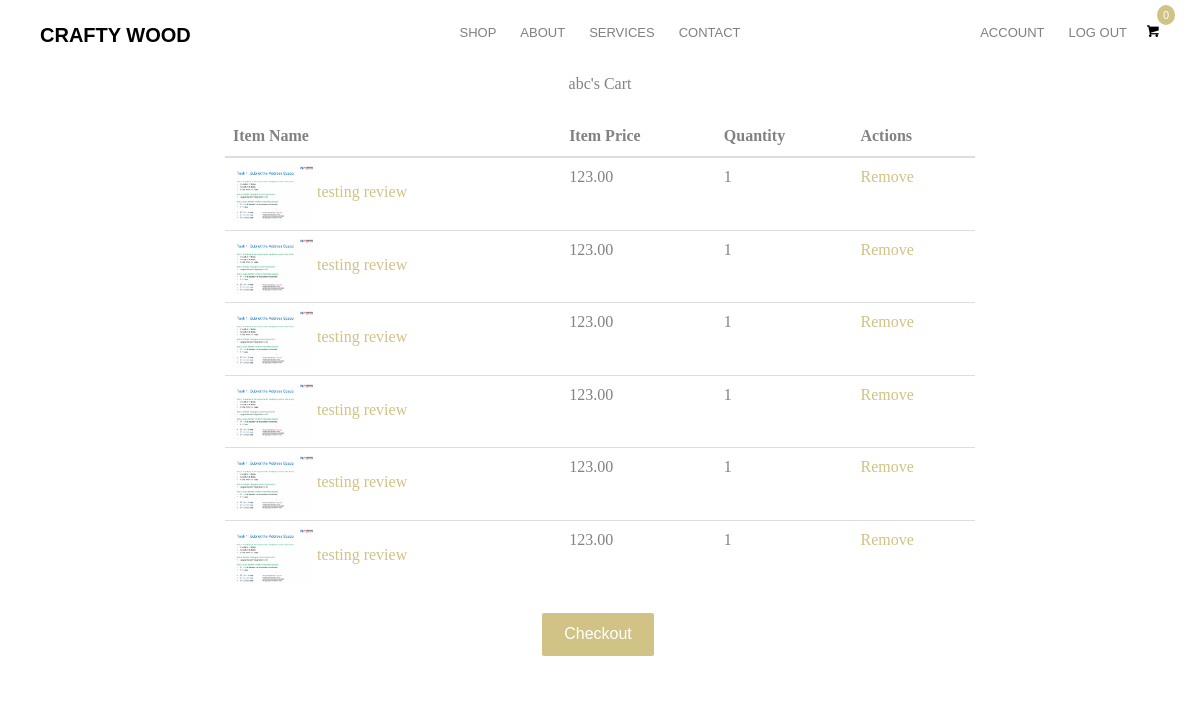
The app's page /cart/5 (signed in) with its own data.
### ecommercesite/database.py (models this page shows, shortened)
class User(db.Model, UserMixin):
    __tablename__ = 'user'
    id = db.Column(db.Integer, primary_key=True)
    type = db.Column(db.String(20))
    first_name = db.Column(db.String(30), nullable=False)
    last_name = db.Column(db.String(30), nullable=False)
    username = db.Column(db.String(30), nullable=False, unique=True)
    email = db.Column(db.String(100), nullable=False, unique=True)
    password = db.Column(db.String(60), nullable=False)
    role = db.Column(db.String(10), nullable=False, default='user')
    image_file = db.Column(db.String(20), nullable=False, default='defaultpfp.jpg')
    __mapper_args__ = {
        'polymorphic_on':type,
        'polymorphic_identity':'user'
    }

class Staff(User):
    pass
    __mapper_args__ = {
        'polymorphic_identity':'staff'
    }

class Items_In_Cart(db.Model):
    __tablename__ = 'items_in_cart'
    id = db.Column(db.Integer, primary_key=True)
    image_1 = db.Column(db.String(150), nullable=False, default='product-single-1.jpg')
    name = db.Column(db.String(80), nullable=False)
    price = db.Column(db.Numeric(10,2), nullable=False)
    quantity = db.Column(db.Integer, nullable=False, default='1')
    user_id = db.Column(db.Integer, db.ForeignKey('user.id'), nullable=False)

### ecommercesite/routes.py (the view)
@app.route('/cart/<int:user>', methods=['GET', 'POST'])
@login_required
def cart(user):
    cart_items = Items_In_Cart.query.filter_by(user_id=user).all()
    return render_template('cart.html', title='Shopping Cart', current_user=current_user, cart_items=cart_items)

### ecommercesite/database.py (called while the page is built)
@login_manager.user_loader
def load_user(user_id):
    return User.query.get(int(user_id))

### ecommercesite/templates/cart.html
{% extends 'layout.html' %}
{% block content %}
<div>
    <p class='text-center'>{{ current_user.username }}'s Cart</p>
</div>
<div class="page-wrapper">
  <div class="cart shopping">
    <div class="container">
      <div class="row">
        <div class="col-md-8 col-md-offset-2">
          <div class="block">
            <div class="product-list">
              <form method="post">
                <table class="table">
                  <thead>
                    <tr>
                      <th class="">Item Name</th>
                      <th class="">Item Price</th>
                      <th class="">Quantity</th>
                      <th class="">Actions</th>
                    </tr>
                  </thead>
                  <tbody>
                    {% for product in cart_items %}
                    <tr class="">
                      <td class="">
                        <div class="product-info">
                          <img width="80" src="{{url_for('static', filename='product_pics/' + product.image_1)}}" alt="" />
                          <a href="#!">{{ product.name }}</a>
                        </div>
                      </td>
                      <td class="">{{ product.price }}</td>
                      <td class="">{{ product.quantity }}</td>
                      <td class="">
                        <a class="product-remove" href="#!">Remove</a>
                      </td>
                    </tr>
                    {% endfor %}
                  </tbody>
                </table>
              </form>
            </div>
          </div>
        </div>
      </div>
    </div>
  </div>
</div>
<div class="container text-center">
  <p>
    <a class="btn btn-primary" href="{{ url_for('checkout')}}">Checkout</a>
  </p>
</div>
{% endblock %}

### ecommercesite/static/style.css (style rules this page uses)
body { font-family: "Playfair Display", serif; font-weight: 400; font-size: 16px; line-height: 1.7; color: #828282; background: #fff; }
a { color: #d1c286; -webkit-transition: 0.5s; -o-transition: 0.5s; transition: 0.5s; }
p { margin-bottom: 20px; }
.btn { margin-right: 4px; margin-bottom: 4px; font-family: "Montserrat", Arial, sans-serif; font-size: 16px; font-weight: 400; -webkit-border-radius: 2px; -moz-border-radius: 2px; -ms-border-radius: 2px; border-radius: 2px; -webkit-transition: 0.5s; -o-transition: 0.5s; transition: 0.5s; padding: 8px 20px; }
.btn-primary { background: #d1c286; color: #fff; border: 2px solid #d1c286; }

### records on screen
Staff: username "abc"
Items_In_Cart: image_1 (picture), name "testing review", price "123.00", quantity "1"
Items_In_Cart: image_1 (picture), name "testing review", price "123.00", quantity "1"
Items_In_Cart: image_1 (picture), name "testing review", price "123.00", quantity "1"
Items_In_Cart: image_1 (picture), name "testing review", price "123.00", quantity "1"
Items_In_Cart: image_1 (picture), name "testing review", price "123.00", quantity "1"
Items_In_Cart: image_1 (picture), name "testing review", price "123.00", quantity "1"
